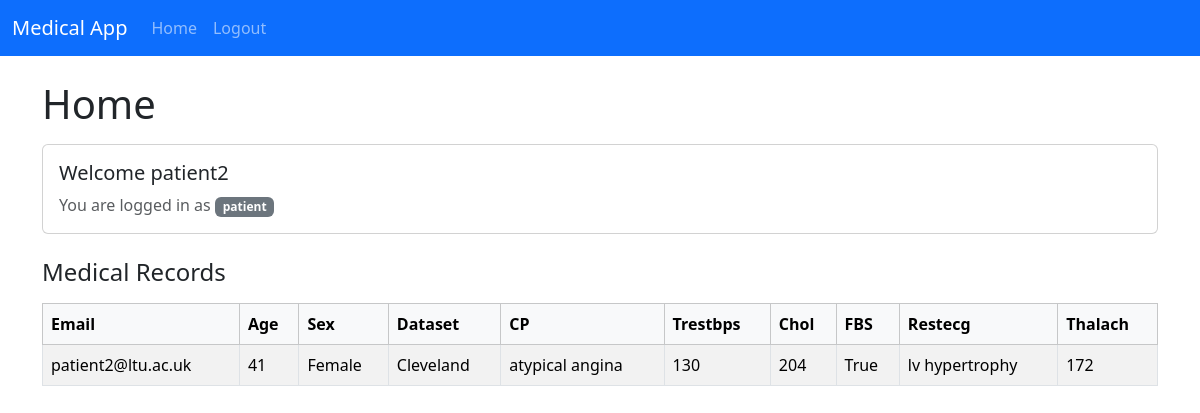
The app's page / (signed in) with its own data.
### models.py (models this page shows)
class User(UserMixin, db.Model):
  id: Mapped[int] = mapped_column(primary_key=True)
  username: Mapped[str] = mapped_column(nullable=False)
  email: Mapped[str] = mapped_column(String(128) , nullable=False , unique=True)
  password: Mapped[str] = mapped_column(String(255), nullable=False)
  role_id : Mapped[int] = mapped_column(ForeignKey("role.id"))
  role: Mapped["Role"] = relationship("Role", back_populates="users")
  medical_records: Mapped[List["MedicalRecord"]] = relationship("MedicalRecord", back_populates="user")

class Role(db.Model):
  id: Mapped[int] = mapped_column(primary_key=True)
  name: Mapped[str] = mapped_column(nullable=False)
  users: Mapped[List["User"]] = relationship("User", back_populates="role")

class MedicalRecord(db.Model):
  id: Mapped[int] = mapped_column(primary_key=True)
  age: Mapped[int] = mapped_column(nullable=False)
  sex: Mapped[str] = mapped_column(nullable=False)
  dataset: Mapped[str] = mapped_column(nullable=False)
  cp: Mapped[str] = mapped_column(nullable=False)
  trestbps: Mapped[int] = mapped_column(nullable=True)
  chol: Mapped[int] = mapped_column(nullable=True)
  fbs: Mapped[bool] = mapped_column(nullable=True)
  restecg: Mapped[str] = mapped_column(nullable=True)
  thalach: Mapped[int] = mapped_column(nullable=True)
  user_id: Mapped[int] = mapped_column(ForeignKey("user.id"))
  user: Mapped["User"] = relationship("User", back_populates="medical_records")

### main.py (the view)
@app.route("/" , methods=["GET"])
@login_required
def home():
    if current_user.role.name == "patient":
        medical_records = db.session.scalars(select(MedicalRecord).where(MedicalRecord.user_id == current_user.id)).all()
        return render_template('home.html' , medical_records=medical_records)
    medical_records = db.session.scalars(select(MedicalRecord)).all()
    return render_template('home.html' , medical_records=medical_records)

### main.py (called while the page is built)
@login_manager.user_loader
def load_user(user_id):
    if user_id is None:
        return None
    try:
        return db.session.get(User, int(user_id))
    except (ValueError, TypeError):
        return None

### templates/home.html (shortened to what this page needs)
{% extends 'base.html' %}
{% block body %}
<h1 class="mb-3">Home</h1>
<div class="card mb-4">
    <div class="card-body">
        <h5 class="card-title">Welcome {{ current_user.username }}</h5>
        <p class="card-text text-muted mb-0">You are logged in as <span class="badge bg-secondary">{{ current_user.role.name }}</span></p>
    </div>
</div>
<h2 class="h4 mb-3">Medical Records</h2>
<div class="table-responsive">
    <table class="table table-striped table-hover table-bordered">
        <thead class="table-light">
            <tr>
                <th>Email</th>
                <th>Age</th>
                <th>Sex</th>
                <th>Dataset</th>
                <th>CP</th>
                <th>Trestbps</th>
                <th>Chol</th>
                <th>FBS</th>
                <th>Restecg</th>
                <th>Thalach</th>
            </tr>
        </thead>
        <tbody>
            {% for medical_record in medical_records %}
            <tr>
                <td>{{ medical_record.user.email }}</td>
                <td>{{ medical_record.age }}</td>
                <td>{{ medical_record.sex }}</td>
                <td>{{ medical_record.dataset }}</td>
                <td>{{ medical_record.cp }}</td>
                <td>{{ medical_record.trestbps }}</td>
                <td>{{ medical_record.chol }}</td>
                <td>{{ medical_record.fbs }}</td>
                <td>{{ medical_record.restecg }}</td>
                <td>{{ medical_record.thalach }}</td>
            </tr>
            {% endfor %}
        </tbody>
    </table>
</div>
{% endblock %}

### records on screen
User: username "patient2"
Role: role.name "patient"
MedicalRecord: user.email "patient2@ltu.ac.uk", age "41", sex "Female", dataset "Cleveland", cp "atypical angina", trestbps "130", chol "204", fbs "True", restecg "lv hypertrophy", thalach "172"
